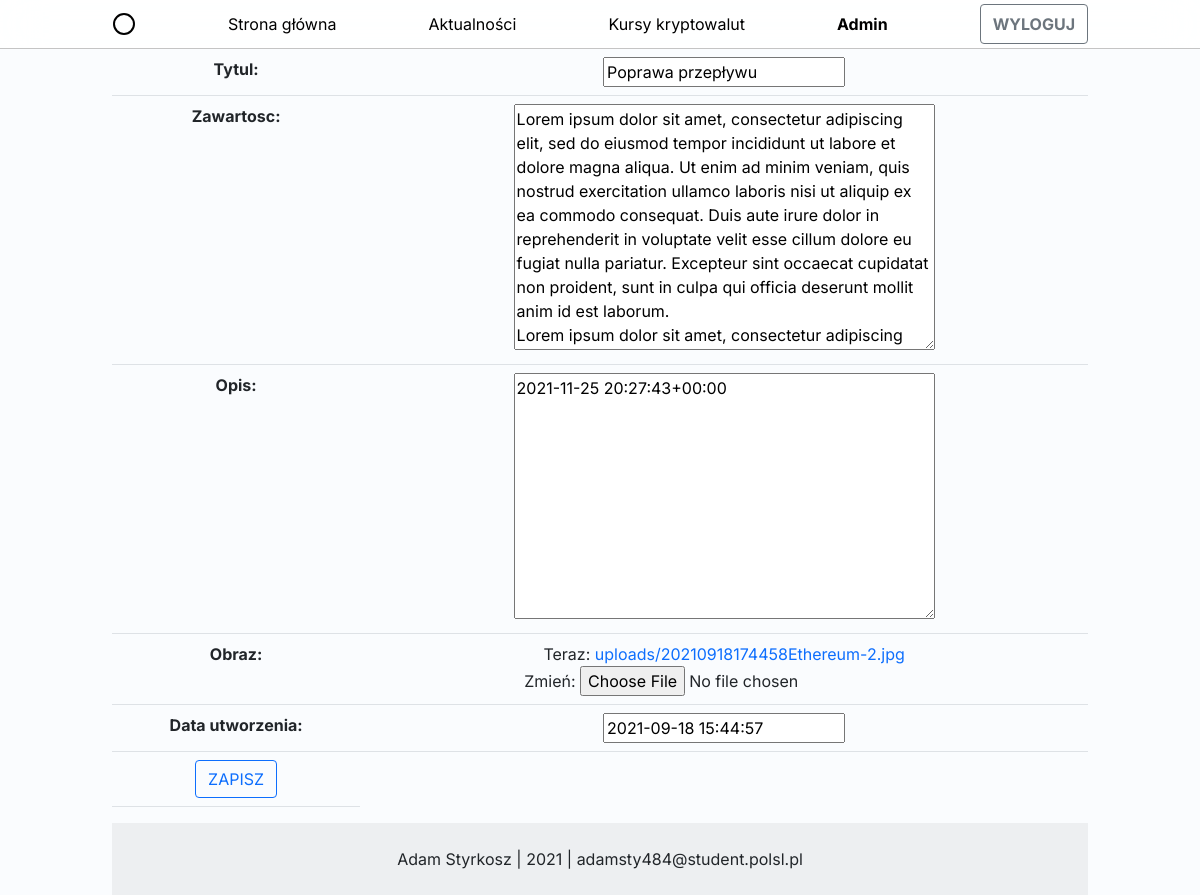
The app's page /edycja_wpisu/7 (signed in), older data.
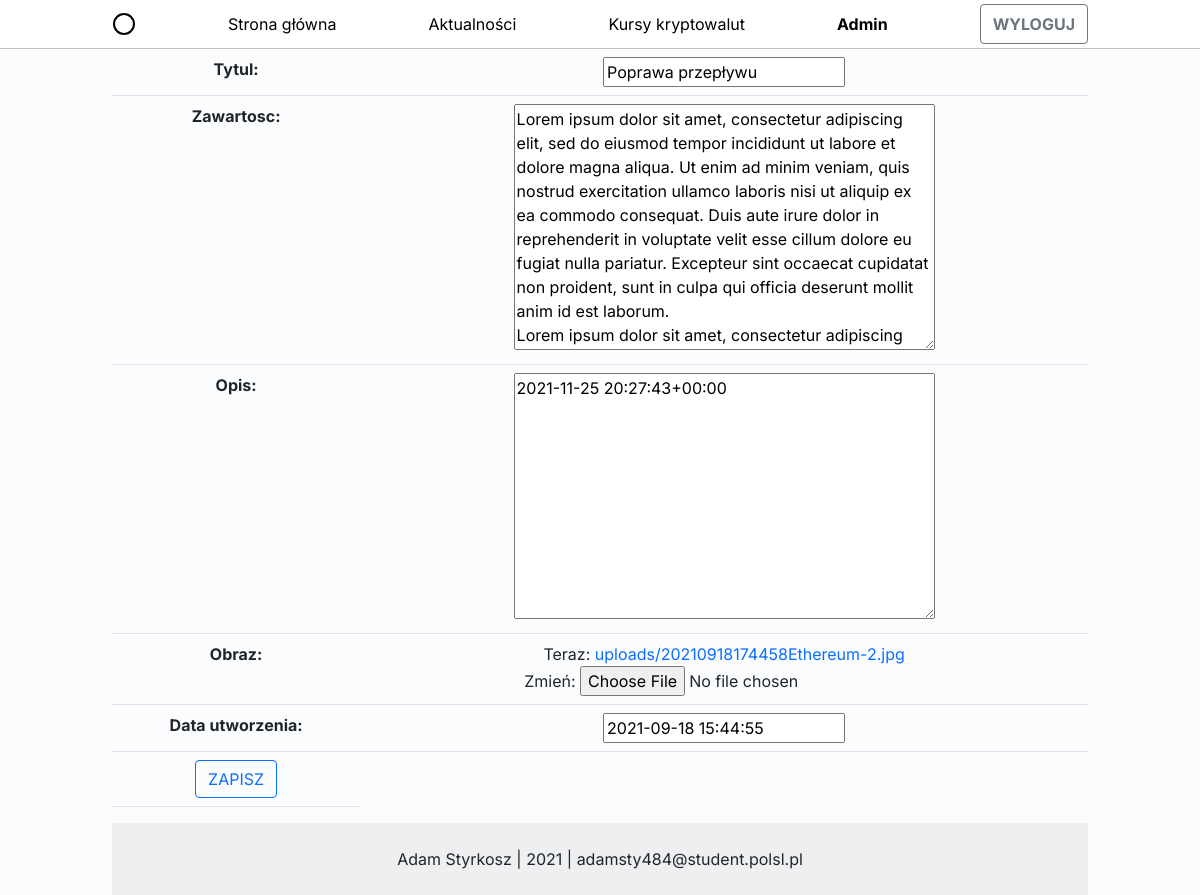
The same page, newer data.
### Krypta/models.py (models this page shows, shortened)
class Wpis(models.Model):
    id = models.AutoField(primary_key = True)
    tytul = models.CharField(max_length=50)
    zawartosc = models.TextField(max_length=5000)
    opis = models.TextField(max_length=250)
    obraz = models.ImageField(upload_to=filepath)
    data_utworzenia = models.DateTimeField()

### Krypta/views.py (the view)
# urls.py: path('edycja_wpisu/<int:pk>',views.EdycjaWpisu.as_view(),name='edycja_wpisu'),
class EdycjaWpisu(UpdateView):
    template_name = 'Krypta/edycja_wpisu.html'
    model = Wpis
    fields = '__all__'
    success_url = reverse_lazy('aktualnosci')
    def get(self, request, pk):
        if request.user.is_superuser:
            return super(EdycjaWpisu, self).get(self, request, pk)
        else:
            return redirect('index')

### Krypta/templates/Krypta/edycja_wpisu.html (shortened to what this page needs)
{% extends "Krypta/base.html" %}
{%load static%}
{%block content%}
<div class="text-center">
        <form method="post">
            <table class="table">
                {{ form.as_table}}
                <tr><td><button type="submit" class="btn btn-outline-primary">ZAPISZ</button></td></tr>
                </table>
            </form>
</div>
{%endblock%}

Row changes from the older to the newer data that the page shows:
changed Wpis "Poprawa przepływu": data_utworzenia "2021-09-18 15:44:57" → "2021-09-18 15:44:55"
